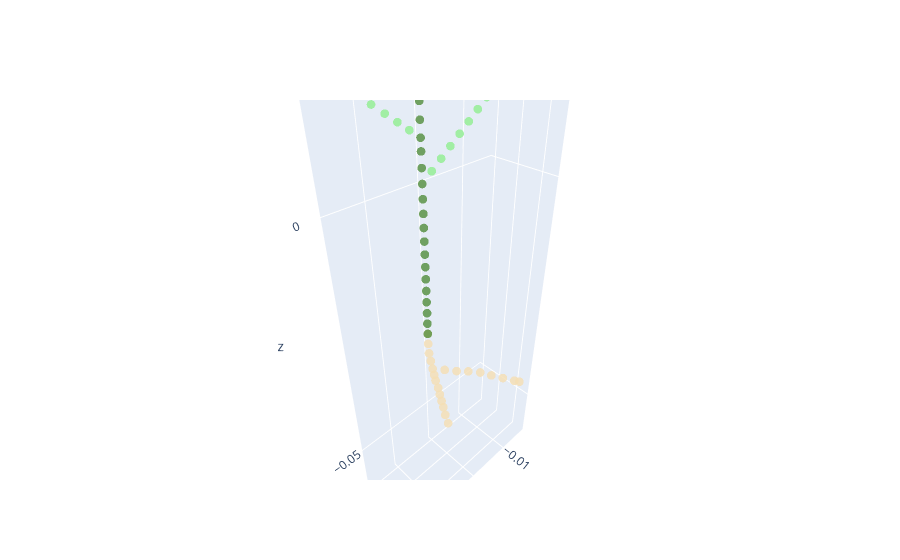

This figure's notebook cell:
### Markdown cell above
### 5.2 lb, ln and la: the parameters controls branching
In the previous section, you may notice that, with the increase of the lmax, the length of the main stem increased. But with the increase length of the stem, we also get more leaves. Is it possible to reduce the leaf numbers? There are two ways, first, we could change the lb, lb is the length at bottom without any branching.

### Code cell
# change lb to 3 based on the testXML created in last section
name = 'testXML'
change_parameter('testXML', 'testXML', 'stem', '1', 'lb', 'value','3')
smallplant = CPlantBox(name, time, name) # make a plant object in python
fig = visual_plant(smallplant)    
fig.show()
# now there is 3 branches again

### Figure 1 — Plotly figure (JSON) as saved in the notebook; plotly's stock layout.template omitted (floating-point values rounded to 4 significant figures)
{"data": [{"marker": {"color": [2, 4, 2, 2, 2, 2, 2, 2, 2, 2, 2, 2, 2, 2, 2, 2, 2, 2, 2, 2, 2, 2, 4, 4, 4, 4, 4, 4, 4, 4, 4, 4, 4, 4, 8, 8, 8, 8, 8, 8, 8, 8, 4, 4, 4, 8, 8, 8, 8, 8, 8, 8, 8, 4, 4, 4, 8, 8, 8, 8, 8, 8, 8, 8, 4, 4, 4], "colorscale": [[0, "wheat"], [0.5, "darkgreen"], [1, "lightgreen"]], "opacity": 0.8, "size": 3}, "mode": "markers", "name": "plant", "type": "scatter3d", "x": [0, 0, 3.363e-05, -4.214e-05, -0.0005276, -0.0009502, -0.0028, -0.004644, -0.006626, -0.00834, -0.009991, -0.0116, -0.01319, -0.01391, -0.001576, -0.002204, -0.002695, -0.00316, -0.003636, -0.004113, -0.004331, -0.004456, 0, 0, 0, 0, 0, 0, 0, 0, 0, 0, 0, 0, -0.002023, -0.004045, -0.006068, -0.00809, -0.01011, -0.01214, -0.01416, -0.01618, 0, 0, 0, 0.002023, 0.004045, 0.006068, 0.00809, 0.01011, 0.01214, 0.01416, 0.01618, 0, 0, 0, -0.002023, -0.004045, -0.006068, -0.00809, -0.01011, -0.01214, -0.01416, -0.01618, 0, 0, 0], "y": [0, 0, 4.265e-05, 0.0001037, 2.991e-05, 1.42e-05, 0.001622, 0.003231, 0.004687, 0.006486, 0.008163, 0.009977, 0.01179, 0.01259, -0.0002695, -0.0005689, -0.0003619, -0.000332, -0.0003381, -0.0002769, 0.000116, 0.0008893, 0, 0, 0, 0, 0, 0, 0, 0, 0, 0, 0, 0, 8.917e-18, 1.783e-17, 2.675e-17, 3.567e-17, 4.458e-17, 5.35e-17, 6.242e-17, 7.133e-17, 0, 0, 0, -1.979e-18, -3.958e-18, -5.937e-18, -7.916e-18, -9.895e-18, -1.187e-17, -1.385e-17, -1.583e-17, 0, 0, 0, 2.378e-17, 4.757e-17, 7.135e-17, 9.513e-17, 1.189e-16, 1.427e-16, 1.665e-16, 1.903e-16, 0, 0, 0], "z": [-0.03, -0.03, -0.0325, -0.035, -0.03745, -0.03991, -0.04041, -0.04091, -0.04137, -0.04164, -0.04248, -0.0431, -0.04373, -0.04397, -0.04232, -0.04472, -0.04716, -0.04962, -0.05207, -0.05452, -0.05698, -0.05936, -0.0275, -0.025, -0.0225, -0.02, -0.0175, -0.015, -0.0125, -0.01, -0.0075, -0.005, -0.0025, 0, 0.001469, 0.002939, 0.004408, 0.005878, 0.007347, 0.008817, 0.01029, 0.01176, 0.0025, 0.005, 0.007, 0.008469, 0.009939, 0.01141, 0.01288, 0.01435, 0.01582, 0.01729, 0.01876, 0.0095, 0.012, 0.014, 0.01547, 0.01694, 0.01841, 0.01988, 0.02135, 0.02282, 0.02429, 0.02576, 0.0165, 0.019, 0.02]}], "layout": {"autosize": true, "scene": {"aspectmode": "data", "aspectratio": {"x": 0.9778, "y": 0.3977, "z": 2.572}, "domain": {"x": [0, 1], "y": [0, 1]}}}}
